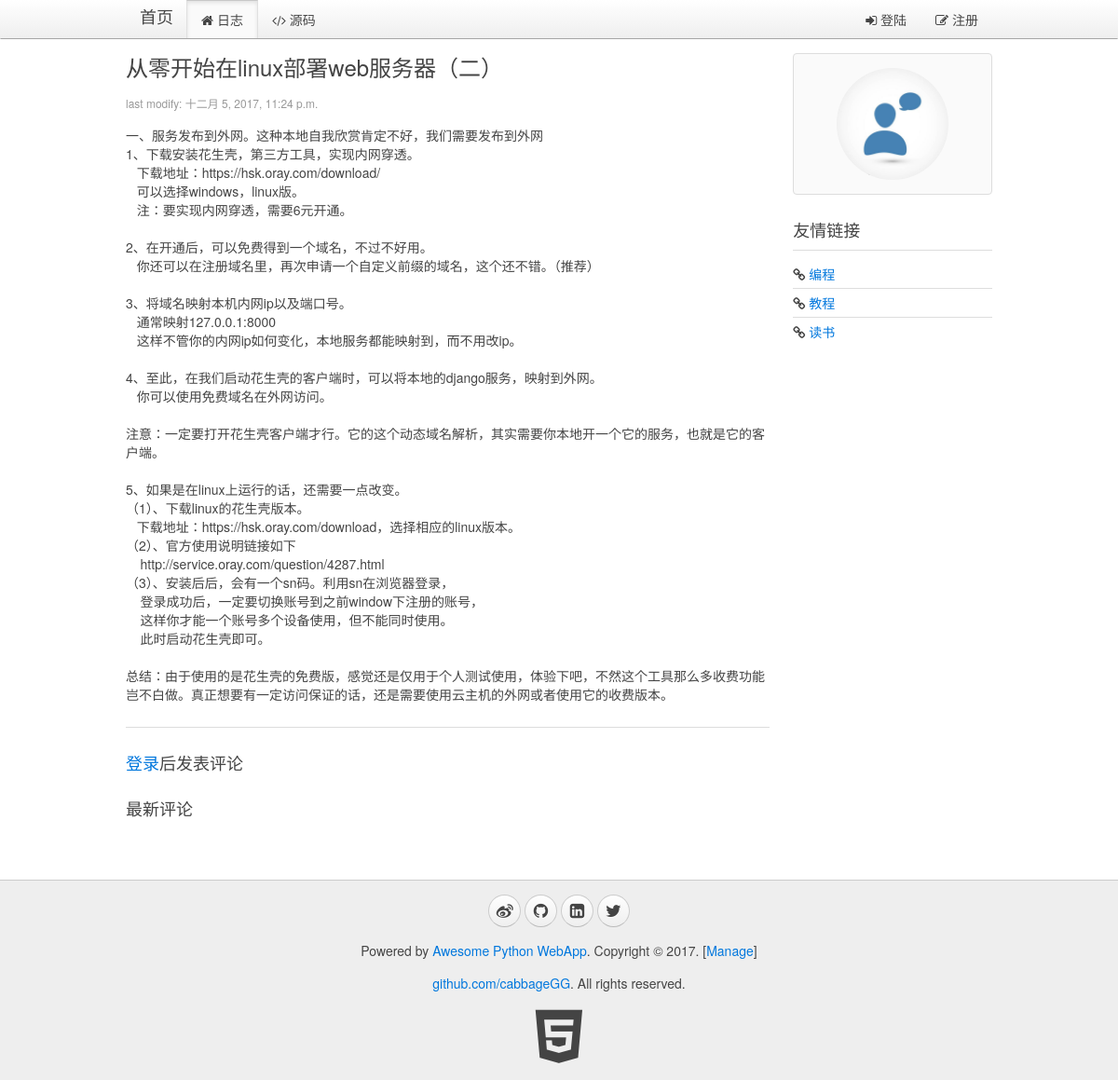
/blog/page/2/, run on the app's committed database.
### blog/models.py (models this page shows, shortened)
class Blog(models.Model):
    title = models.CharField(max_length=32, default="Title")
    content = models.TextField(null=True)
    summary = models.TextField(null=True)
    create_time = models.DateTimeField(null=True)

### blog/views.py (the view)
# urls.py: url(r'^page/(?P<blog_id>\d+)/$', views.show_blog, name="show_blog"),
def show_blog(request, blog_id):
    userinfo = ""
    account = request.COOKIES.get("account","")
    if account:
        userinfo = models.User.objects.filter(account=account)
        if userinfo:
            userinfo = userinfo[0]
    blog = models.Blog.objects.get(id=blog_id)
    comments = models.Comments.objects.filter(blog_id=blog_id, comment_id=0)
    return render(request, "blog/blog.html", {"blog": blog, "comments":comments, "userinfo":userinfo})

### blog/templatetags/myfilter.py (called while the page is built)
@register.filter
def replaceTags(content):  #这里应该需要继续研究下，有时候需要空格，而不是&nbsp;
    content = content.replace("  ", "&nbsp;&nbsp;")  # 预处理空格
    content = content.replace("\n", "<br/>")  # 预处理换行
    return content

### blog/templates/blog/blog.html (shortened to what this page needs)
{% extends '__base__.html' %}
{% load myfilter %}
{% block content %}
    <div class="uk-width-medium-3-4">
        <article class="uk-article">
            <h2>{{ blog.title }}</h2>
            <p class="uk-article-meta">last modify: {{ blog.create_time }}</p>
            <p>{% autoescape off %}{{ blog.content | replaceTags }}{% endautoescape %}</p>
        </article>
        <hr class="uk-article-divider">
    {% if userinfo %}
        <h3>发表评论</h3>
        <article class="uk-comment">
            <header class="uk-comment-header">
                <img class="uk-comment-avatar uk-border-circle" width="50" height="50" src="{% if userinfo.image %}{{ userinfo.image.url }} {% else %} /media/img/default.jpg {% endif %}">
                <h4 class="uk-comment-title">{{ userinfo.name | default:'游客' }}</h4>
            </header>
            <div class="uk-comment-body">
                <form id="form-comment" class="uk-form" action="javascript:void(0)" method="post">
                    {% csrf_token %}
                    <input id="yj-c-blogid" type="hidden" name="blog_id" value="{{ blog.id }}">
                    <input id="yj-c-commentid" type="hidden" name="comment_id" value="{{ comment.id | default:'0' }}">
                    <input id="yj-c-username" type="hidden" name="user_name" value="{{ userinfo.name | default:'游客' }}">
                    <input id="yj-c-userimage" type="hidden" name="user_img" value="{{ userinfo.image | default:"img/default.jpg" }}">
                    <div class="uk-alert uk-alert-danger uk-hidden"></div>
                    <div id="yj-c-content-div" class="uk-form-row">
                        <textarea id="yj-c-content" name="content" rows="6" placeholder="说点什么吧" style="width:100%;resize:none;"></textarea>
                    </div>
                    <div class="uk-form-row">
                        <input type="submit" class="uk-button uk-button-primary" value="发表评论">
                    </div>
                    <p id="comment-msg">
                    </p>
                </form>
            </div>
        </article>
        <hr class="uk-article-divider">
    {% else %}
        <h3><a href="{% url 'blog:signin' %}">登录</a>后发表评论</h3>
    {% endif %}
        <h3>最新评论</h3>
    </div>
    <div class="uk-width-medium-1-4">
        <div class="uk-panel uk-panel-box">
            <div class="uk-text-center">
                <img class="uk-border-circle" width="120" height="120" src="{% if userinfo.image %}{{ userinfo.image.url }} {% else %} /media/img/default.jpg {% endif %}">
            </div>
        </div>
        <div class="uk-panel uk-panel-header">
            <h3 class="uk-panel-title">友情链接</h3>
            <ul class="uk-list uk-list-line">
                <li><i class="uk-icon-link"></i> <a target="_blank" href="https://github.com/cabbageGG">编程</a></li>
                <li><i class="uk-icon-link"></i> <a target="_blank" href="https://www.liaoxuefeng.com/">教程</a></li>
                <li><i class="uk-icon-link"></i> <a target="_blank" href="http://blog.jobbole.com/all-posts/">读书</a></li>
            </ul>
        </div>
    </div>
{% endblock %}

### data on the page
Blog: title "从零开始在linux部署web服务器（二）", create_time "十二月 5, 2017, 11:24 p.m.", content "一、服务发布到外网。这种本地自我欣赏肯定不好，我们需要发布到外网 1、下载安装花生壳，第三方工具，实现内网穿透。 下载地址：https://hsk.oray.com/download/ 可以选择windows，linux版。 注：要实现内网穿透，需要6元开通。 2、在开通后，可以免费得到一个域名，不过不好用。 你还可以在注册域名里，再次申请一个自定义前缀的域名，这个还不错。（推荐） 3、将域名映射本机内网ip以及端口号。 通常映射127.0.0.1:8000 这样不管你的内网ip如何变化，本地服务都能映射到，而不用改ip。 4、至此，在我们启动花生壳的客户端时，可以将本地的django服务，映射到外网。 你可以使用免费域名在外网访问。 注意：一定要打开花生壳客户端才行。它的这个动态域名解析，其实需要你本地开一个它的服务，也就是它的客户端。 5、如果是在linux上运行的话，还需要一点改变。 （1）、下载linux的花生壳版本。 下载地址：https://hsk.oray.com/download，选择相应的linux版本。 （2）、官方使用说明链接如下 http://service.oray.com/question/4287.html （3）、安装后后，会有一个sn码。利用sn在浏览器登录， 登录成功后，一定要切换账号到之前window下注册的账号， 这样你才能一个账号多个设备使用，但不能同时使用。 此时启动花生壳即可。…"
